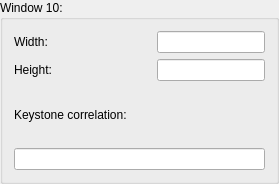
              <widget class="QGroupBox" name="groupBox_10">
               <property name="sizePolicy">
                <sizepolicy hsizetype="MinimumExpanding" vsizetype="MinimumExpanding">
                 <horstretch>0</horstretch>
                 <verstretch>0</verstretch>
                </sizepolicy>
               </property>
               <property name="minimumSize">
                <size>
                 <width>279</width>
                 <height>184</height>
                </size>
               </property>
               <property name="title">
                <string>Window 10:</string>
               </property>
               <layout class="QHBoxLayout" name="horizontalLayout_35">
                <item>
                 <layout class="QVBoxLayout" name="verticalLayout_12">
                  <property name="sizeConstraint">
                   <enum>QLayout::SetMinAndMaxSize</enum>
                  </property>
                  <item>
                   <layout class="QHBoxLayout" name="horizontalLayout_22">
                    <item>
                     <widget class="QLabel" name="label_32">
                      <property name="text">
                       <string>Width:  </string>
                      </property>
                      <property name="buddy">
                       <cstring>width1</cstring>
                      </property>
                     </widget>
                    </item>
                    <item>
                     <spacer name="horizontalSpacer_22">
                      <property name="orientation">
                       <enum>Qt::Horizontal</enum>
                      </property>
                      <property name="sizeHint" stdset="0">
                       <size>
                        <width>18</width>
                        <height>20</height>
                       </size>
                      </property>
                     </spacer>
                    </item>
                    <item>
                     <widget class="QLineEdit" name="width10"/>
                    </item>
                   </layout>
                  </item>
                  <item>
                   <layout class="QHBoxLayout" name="horizontalLayout_23">
                    <item>
                     <widget class="QLabel" name="label_33">
                      <property name="text">
                       <string>Height:</string>
                      </property>
                      <property name="buddy">
                       <cstring>height1</cstring>
                      </property>
                     </widget>
                    </item>
                    <item>
                     <spacer name="horizontalSpacer_23">
                      <property name="orientation">
                       <enum>Qt::Horizontal</enum>
                      </property>
                      <property name="sizeHint" stdset="0">
                       <size>
                        <width>18</width>
                        <height>20</height>
                       </size>
                      </property>
                     </spacer>
                    </item>
                    <item>
                     <widget class="QLineEdit" name="height10">
                      <property name="text">
                       <string/>
                      </property>
                     </widget>
                    </item>
                   </layout>
                  </item>
                  <item>
                   <widget class="QLabel" name="label_34">
                    <property name="text">
                     <string>Keystone correlation:</string>
                    </property>
                    <property name="buddy">
                     <cstring>keystone1</cstring>
                    </property>
                   </widget>
                  </item>
                  <item>
                   <widget class="QLineEdit" name="keystone10"/>
                  </item>
                 </layout>
                </item>
               </layout>
              </widget>
